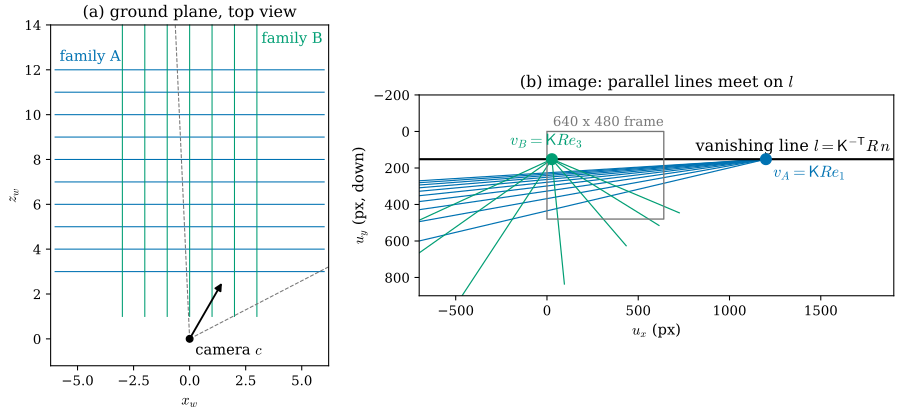

Write the Python code that produced this figure.
"""Figure 27.2.1: vanishing points and the vanishing line of the ground plane (Section 27.2).

World: right-handed with y_w pointing DOWN (the OpenCV/COLMAP habit), so that the top view (a) with x_w to the right and
z_w up is the scene seen from above (with y_w up the same picture would be a mirror image). Ground plane y_w = 0,
camera center c = (0, -1.5, 0) (height 1.5), yaw 30 deg toward +x_w and pitch 10 deg down;
K = [[500, 0, 320], [0, 500, 240], [0, 0, 1]] (a 640 x 480 image).
Ground grid: family A (blue) = lines parallel to the world x axis, z_w = 3, 4, ..., 12 (x_w in [-300, 300] in the image,
[-6, 6] in the top view); family B (green) = lines parallel to the world z axis, x_w = -3, ..., 3, z_w in [1, 600].
(a) Top view of the scene (x_w, z_w) with the camera center and the horizontal field of view.
(b) The image plane (pixel coordinates, extended beyond the 640 x 480 frame drawn in gray). Black: the vanishing line
    l = K^{-T} R n of the ground plane (n = up = (0, -1, 0)). Blue / green dots: vanishing points v_A = K R e_1, v_B = K R e_3.
Self-checks: v_A and v_B lie on l; long lines of each family pass near their vanishing point; the image of the camera's
horizontal plane through c is l; the camera's right axis points to the right of the viewing direction in the top view
(no mirror); v_B lies left of the image center because +z_w is to the left of the viewing direction.

Run from the project root: ``PYTHONPATH=tools python3 chapters/27-cameras-rays/figures/fig-27-2-1-vanishing.py``
"""

import os

os.environ.setdefault("OMP_NUM_THREADS", "4")
os.environ.setdefault("OPENBLAS_NUM_THREADS", "4")

import dgfig

dgfig.setup()

import matplotlib.pyplot as plt
import numpy as np

C = dgfig.COLORS
K = np.array([[500.0, 0, 320], [0, 500.0, 240], [0, 0, 1]])
yaw, pitch = np.radians(30), np.radians(10)
# world: x_w right, y_w down, z_w forward (right-handed). camera axes in world coordinates:
# columns of R_wc are camera x (right), y (down), z (forward)
fwd = np.array([np.sin(yaw) * np.cos(pitch), np.sin(pitch), np.cos(yaw) * np.cos(pitch)])   # pitch down = +y_w
down_w = np.array([0, 1.0, 0])
right = np.cross(down_w, fwd)          # x = y x z for the right-handed (right, down, forward) frame
right /= np.linalg.norm(right)
down = np.cross(fwd, right)
Rcw = np.column_stack([right, down, fwd])          # camera -> world
R = Rcw.T                                          # world -> camera
assert np.allclose(R @ R.T, np.eye(3)) and np.isclose(np.linalg.det(R), 1)
# no mirror: in the top view (x_w, z_w) the camera's right axis is the forward direction turned clockwise
assert np.allclose(right[[0, 2]], [fwd[2], -fwd[0]] / np.hypot(fwd[0], fwd[2]))
assert down[1] > 0                                 # camera y points down
cpos = np.array([0, -1.5, 0])
T = -R @ cpos
P = K @ np.hstack([R, T[:, None]])
n = -down_w                                        # up
lvan = np.linalg.inv(K).T @ R @ n
vA = K @ R @ np.array([1.0, 0, 0])
vB = K @ R @ np.array([0, 0, 1.0])
assert abs(lvan @ vA) < 1e-9 and abs(lvan @ vB) < 1e-9
assert vA[0] / vA[2] > 640 and 0 < vB[0] / vB[2] < 320       # v_A right of the frame, v_B left of the center
vA2, vB2 = vA[:2] / vA[2], vB[:2] / vB[2]


def proj(X):
    h = P @ np.append(X, 1)
    return h[:2] / h[2]


far = proj(np.array([3.0, 0, 1e6]))
assert np.linalg.norm(far - vB2) < 1e-2

fig, (ax, bx) = plt.subplots(1, 2, figsize=(9.6, 4.3), gridspec_kw=dict(width_ratios=[0.8, 1.35]))
# ---------------------------------------------------------------- (a) top view
for zw in range(3, 13):
    ax.plot([-6, 6], [zw, zw], color=C["tangent"], lw=0.8)
for xw in range(-3, 4):
    ax.plot([xw, xw], [1, 14], color=C["third"], lw=0.8)
hf = np.arctan(320 / 500)
for s in (-1, 1):
    a = yaw + s * hf
    ax.plot([0, 14 * np.sin(a)], [0, 14 * np.cos(a)], color=C["aux"], lw=0.8, ls="--")
ax.annotate("", xy=(3 * np.sin(yaw), 3 * np.cos(yaw)), xytext=(0, 0),
            arrowprops=dict(arrowstyle="-|>", color="k", lw=1.4))
ax.plot(0, 0, "ko", ms=5)
ax.text(0.25, -0.7, r"camera $c$", fontsize=11)
ax.text(-5.8, 12.4, "family A", fontsize=11, color=C["tangent"])
ax.text(3.2, 13.2, "family B", fontsize=11, color=C["third"])
ax.set_xlim(-6.2, 6.2)
ax.set_ylim(-1.2, 14)
ax.set_aspect("equal")
ax.set_xlabel(r"$x_w$")
ax.set_ylabel(r"$z_w$")
ax.set_title("(a) ground plane, top view", fontsize=12)

# ---------------------------------------------------------------- (b) image
def draw_line_world(X0, X1, col, lw=0.9):
    s = np.concatenate([np.linspace(0, 1, 4000), [0.5]])
    s = np.sort(s)
    pts = np.array([X0 + si * (X1 - X0) for si in s])
    tz = (R @ pts.T + T[:, None])[2]
    uv = np.array([proj(p) for p in pts])
    uv[tz <= 0.05] = np.nan
    bx.plot(uv[:, 0], uv[:, 1], color=col, lw=lw)


for zw in range(3, 13):
    draw_line_world(np.array([-300, 0, zw]), np.array([300, 0, zw]), C["tangent"])
for xw in range(-3, 4):
    draw_line_world(np.array([xw, 0, 1.0]), np.array([xw, 0, 600.0]), C["third"])
uu = np.linspace(-700, 1900, 10)
bx.plot(uu, -(lvan[0] * uu + lvan[2]) / lvan[1], color="k", lw=1.6)
bx.plot(*vA2, "o", color=C["tangent"], ms=8, zorder=6)
bx.plot(*vB2, "o", color=C["third"], ms=8, zorder=6)
bx.text(vA2[0] + 40, vA2[1] + 30, r"$v_A=\mathsf{K}Re_1$", fontsize=12, color=C["tangent"], ha="left", va="top")
bx.text(vB2[0] - 30, vB2[1] - 60, r"$v_B=\mathsf{K}Re_3$", fontsize=12, color=C["third"], ha="center", va="bottom")
bx.text(1880, -(lvan[0] * 1880 + lvan[2]) / lvan[1] - 25, r"vanishing line $l=\mathsf{K}^{-\mathsf{T}}R\,n$",
        fontsize=12, va="bottom", ha="right")
bx.plot([0, 640, 640, 0, 0], [0, 0, 480, 480, 0], color=C["aux"], lw=1.0)
bx.text(640, -15, "640 x 480 frame", fontsize=10, color=C["aux"], va="bottom", ha="right")
bx.set_xlim(-700, 1900)
bx.set_ylim(900, -200)
bx.set_aspect("equal")
bx.set_xlabel(r"$u_x$ (px)")
bx.set_ylabel(r"$u_y$ (px, down)")
bx.set_title("(b) image: parallel lines meet on $l$", fontsize=12)
fig.tight_layout()
dgfig.save(fig, __file__)
print("vA", vA2, "vB", vB2, "l", lvan / np.linalg.norm(lvan[:2]))
